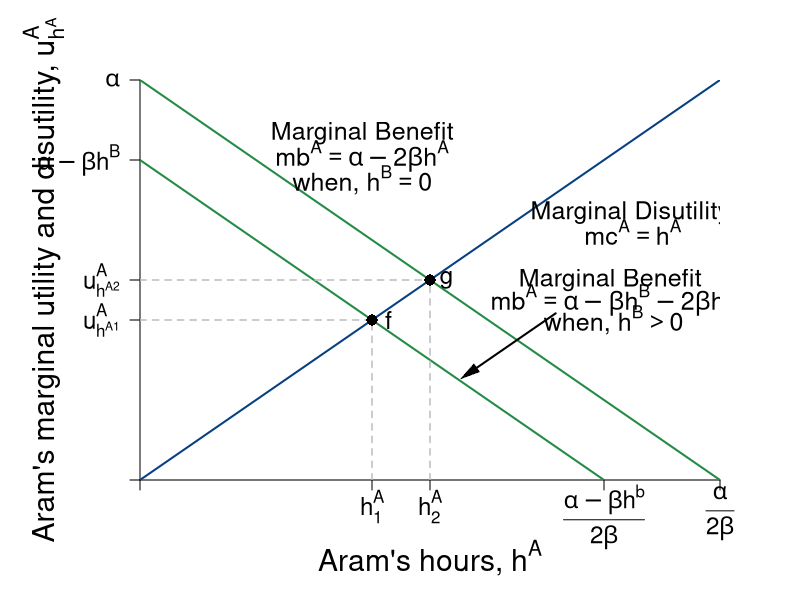

This figure's R source:
require(shape)
pdf(file = "coordination_failures/marginal_benefit_cost_cournot.pdf", width = 9, height = 7)

#Set parameters for graphics
pointsize <- 1.8
axislabelsize <- 1.8
labelsize <- 1.5
namesize <- 1.8
annotatesize <- 1.5
graphlinewidth <- 2
segmentlinewidth <- 1.5

COL <- c("#7fc97f", "#beaed4", "#fdc086", "#ffff99", "#386cb0", "#f0027f", "#bf5b17", "#666666")
COLA <- c("#99d8c9","#66c2a4","#41ae76", "#238b45", "#005824")
COLB <- c("#4eb3d3", "#2b8cbe", "#0868ac","#084081")

par(mar =  c(6, 7, 4, 4))

MBenefit <- function(ea, eb = 12, alpha = 30, beta = 1/2) {
  (alpha - beta*eb - 2*beta*ea)
}

MCost <- function(ea, slope = 1, intercept = 0){
  slope*ea
 }


xlims <- c(0, 30)
ylims <- c(0, 30)

npts <- 501 
x <- seq(xlims[1], xlims[2], length.out = npts)
y <- seq(ylims[1], ylims[2], length.out = npts) 
a <- c(12, 46.08, 90)

plot(0, 0, xlim = xlims, ylim = ylims, type = "n",
     xlab = expression(paste("")),
     ylab = expression(paste("")), 
     xaxt = "n", 
     yaxt = "n", 
     cex.lab = axislabelsize, 
     bty = "n",
     xaxs="i", 
     yaxs="i")

# ticksy <- seq(from = 0, to = ylims[2], by = 2)
# ylabels <- seq(from = 0, to = ylims[2], by = 2)
# ticksx <- seq(from = 0, to = xlims[2], by = 2)
# xlabels <- seq(from = 0, to = xlims[2], by = 2)
ticksy <- c(0, MBenefit(12), MBenefit(15, eb = 0), MBenefit(ea = 0), ylims[2])
ylabels <- c(NA, expression(paste(u[h^A1]^A)), expression(paste(u[h^A2]^A)), expression(paste(alpha - beta*h^B)), expression(paste(alpha)))
ticksx <- c(0, 12, 15, 24, xlims[2])
xlabels <- c(NA, expression(paste(h[1]^A)), expression(paste(h[2]^A)), expression(paste(frac(alpha - beta*h^b,2*beta) )), expression(paste(frac(alpha,2*beta) )))

axis(1, at = ticksx, pos = 0, labels = FALSE ,las = 1, cex.axis = labelsize - 0.05)
axis(2, at = ticksy, pos = 0, labels = ylabels, las = 1, cex.axis = labelsize - 0.05)
text(x = c(0, 12, 15, 24, xlims[2]), par("usr")[3] - 0.4, labels = xlabels, srt = 0, pos = 1, xpd = TRUE, cex = labelsize - 0.05)

mtext(expression(paste("Aram's hours, ", h^A)), side=1, line = 4, cex = axislabelsize)
text(-5, 0.5*ylims[2], expression(paste("Aram's marginal utility and disutility, ", u[h^A]^A)), xpd = TRUE, cex = axislabelsize, srt = 90) 

npts <- 500 
xx1 <- seq(xlims[1], xlims[2], length.out = npts)
xx2 <- seq(4, 8, length.out = npts)

lines(xx1, MBenefit(xx1, eb = 12), col = COLA[4], lwd = graphlinewidth)
lines(xx1, MBenefit(xx1, eb = 0), col = COLA[4], lwd = graphlinewidth)
lines(xx1, MCost(xx1), col = COLB[4], lwd = graphlinewidth)

#For NE hours = 12
segments(0, 12, 12, 12, lty = 2, col =  "gray", lwd = segmentlinewidth)
segments(12, 0, 12, MBenefit(12), lty = 2, col = "gray", lwd = segmentlinewidth)

#For P-efficient hours = 10
segments(0, MBenefit(15, eb = 0), 15, MBenefit(15, eb = 0), lty = 2, col = "gray" , lwd = segmentlinewidth)
segments(15, 0, 15, MBenefit(15, eb = 0),  lty = 2, col = "gray" , lwd = segmentlinewidth)


text(11.5, 26, expression(paste("Marginal Benefit")), cex = labelsize)
text(11.5, 24.3, expression(paste(mb^A== alpha - 2*beta*h^A )), cex = labelsize)
text(11.5, 22.5, expression(paste("when, ", h^B== 0 )), cex = labelsize)

text(25.5, 20, expression(paste("Marginal Disutility,")), cex = labelsize)
text(25.5, 18.6, expression(paste(mc^A == h^A)), cex = labelsize)


text(24.5, 15, expression(paste("Marginal Benefit ")), cex = labelsize)
text(24.5, 13.5, expression(paste(mb^A == alpha - beta*h^B - 2*beta*h^A)), cex = labelsize)
text(24.5, 12, expression(paste("when, ", h^B > 0 )), cex = labelsize)
Arrows(21.5, 12.5, 17, 8, col = "black", lty = 1, lwd = 2, arr.type = "triangle", arr.lwd = 0.5)


points(12, 12, pch = 16, col = "black", cex = 1.5)
text(12 + 0.85, 12, expression(paste(f)), cex = labelsize)

points(15, 15, pch = 16, col = "black", cex = 1.5)
text(15 + 0.85, 15, expression(paste(g)), cex = labelsize)

#Label the iso-welfare functions for the HG, Aisha
text(9.7, 60, expression(u[1]^A),  cex= labelsize - 0.05)
text(7.6, 60, expression(u[2]^A), cex= labelsize - 0.05)
text(4.8, 60, expression(u[3]^A), cex= labelsize - 0.05)



dev.off()
